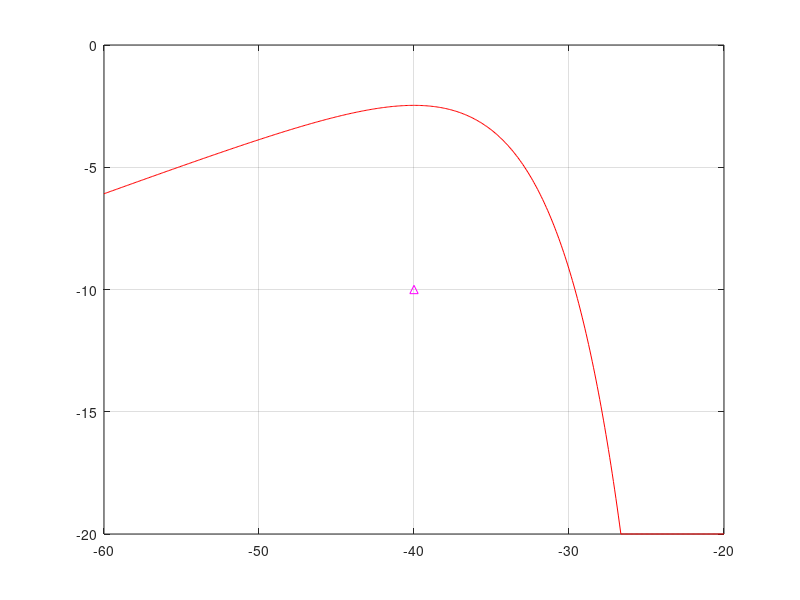
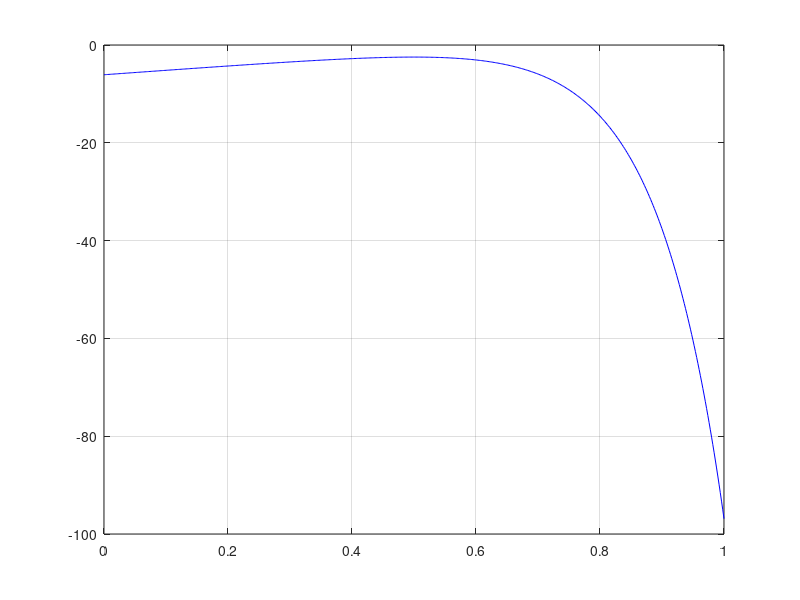

Write MATLAB code to recreate these figures, in order.
y_counts=linspace(0,1,500);
y_dB=40*linspace(0,1,500)-60;
dy=diff(y_dB(1:2));
N=10^(-4);
dB2N=log(10)/10;
PDF=exp(-exp(dB2N*y_dB)/N).*exp(dB2N*y_dB)*dB2N/N;
Norm_Check=sum(PDF)*dy;
figure
plot(y_dB,log(max(PDF,exp(-20))),'r')
grid on
%axis([min(y) max(y) -20 0])
ymax=log(N)/dB2N;
hold on
plot(ymax,-10,'m^')

figure
plot(y_counts,log(PDF),'b')
grid on